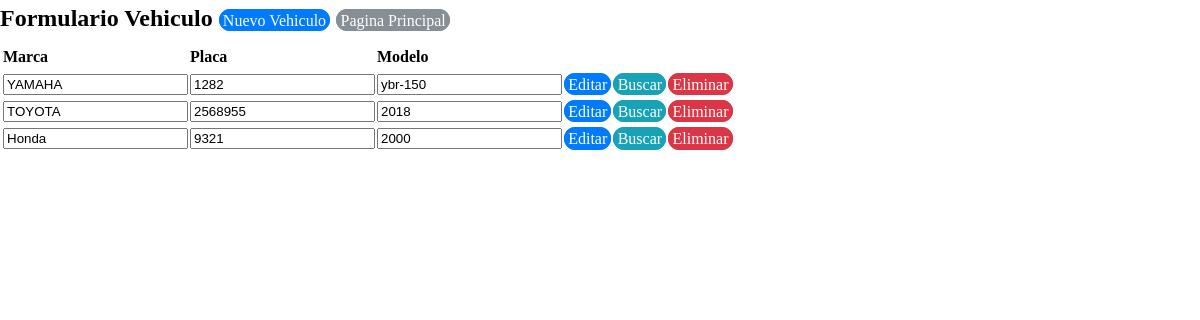
/view/registrovehiculo/RegistroVehiculo.php, run on an earlier commit of the app's database.
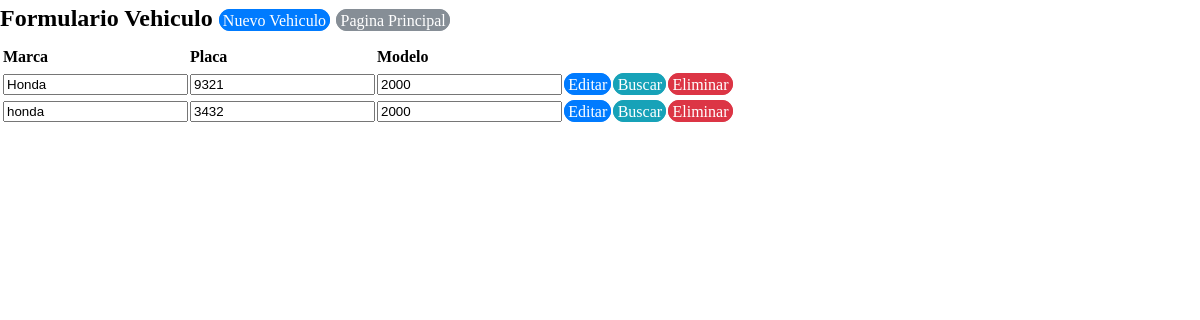
And on a later commit of the database.
### tables this page shows
CREATE TABLE `tbvehiculos` (
  `vehiculoid` int(11) NOT NULL,
  `vehiculomarca` varchar(50) NOT NULL,
  `vehiculoplaca` varchar(50) NOT NULL,
  `vehiculomodelo` varchar(50) NOT NULL,
  `vehiculoestado` varchar(50) NOT NULL
);

### business/vehiculobusiness/vehiculoBusiness.php (called while the page is built, shortened)
<?php
class vehiculoBusiness {
    private $DataVehiculo;
    public function vehiculoBusiness() {
        require_once '../../data/datavehiculo/DataVehiculo.php';
        $this->DataVehiculo = new DataVehiculo();
    }
    public function mostrarVehiculo() {
        return $this->DataVehiculo->mostrarVehiculo();
    }
}
?>

### data/datavehiculo/DataVehiculo.php (called while the page is built, shortened)
<?php
class DataVehiculo {
    private $conexion;
    function DataVehiculo() {
        include_once '../../data/dbconexion/Conexion.php';
        $this->conexion = new Conexion();
    }
    function mostrarVehiculo() {
        if ($this->conexion->crearConexion()->set_charset('utf8')) {
            $array = array();
            $mostrarproductos = $this->conexion->crearConexion()->query("SELECT `vehiculoid`, `vehiculomodelo`, `vehiculoplaca`, `vehiculomarca` FROM `tbvehiculos` WHERE vehiculoestado=1;");
            $this->conexion->cerrarConexion();
            while ($resultado = $mostrarproductos->fetch_assoc()) {
                array_push($array, $resultado);
            }
            return $array;
        }
    }
}
?>

### data/dbconexion/Conexion.php (called while the page is built, shortened)
<?php
class Conexion {
    private $server;
    private $user;
    private $password;
    private $dbname;
    function Conexion(){
        $this->server = "localhost";
        $this->user = "root";
        $this->password = "";
        $this->dbname = "bdexpressdjb";
    }
    function crearConexion(){
        $this->conexion  = mysqli_connect($this->server,$this->user,$this->password,$this->dbname);
        return $this->conexion;
    }
}

### view/registrovehiculo/RegistroVehiculo.php (the view, shortened to what this page needs)
<!DOCTYPE html>
<head>
    <link rel="stylesheet" href="../../css/estilo.css">
    <?php
    include '../../business/vehiculobusiness/vehiculoBusiness.php';
    ?>
</head>
<body>
    <?php
    $vehiculoBusiness = new vehiculoBusiness();
    $allBusiness = $vehiculoBusiness->mostrarVehiculo();
    ?>
    <h2>
        Formulario Vehiculo
        <a href="?action=registrar" class="btn btn-primary" >Nuevo Vehiculo</a>
        <a href="../ventanaprincipalview/VentanaPrincipalView.php" class="btn btn-secondary">Pagina Principal</a>
    </h2>
    <form  action="RegistroVehiculo.php" method="Post" >
        <table>
            <thead>
                <tr>
                    <th></th>
                    <th>Marca</th>
                    <th>Placa</th>
                    <th>Modelo</th>
                </tr>
            </thead>
            <?php foreach ($allBusiness as $current): ?>
                <tr>
                    <td><input type="hidden" name="vehiculoid"  class="vehiculoid" value="<?php echo $current['vehiculoid']; ?>" readonly  /> </td>
                    <td><input type="text" name="vehiculomarca"  class="vehiculomarca" value="<?php echo $current['vehiculomarca']; ?>" readonly /> </td>
                    <td><input type="text" name="vehiculoplaca"  class="vehiculoplaca" value="<?php echo $current['vehiculoplaca']; ?>" readonly /> </td>
                    <td><input type="text" name="vehiculomodelo"  class="vehiculomodelo" value="<?php echo $current['vehiculomodelo']; ?>" readonly /> </td>
                    <td><a href="?action=editar&id=<?php echo $current['vehiculoid']; ?> " class="btn btn-primary">Editar</a></td>
                    <td><a href="?action=ver&id=<?php echo $current['vehiculoid']; ?> " class="btn btn-info">Buscar</a></td>
                    <td><a href="?action=eliminar&id=<?php echo $current['vehiculoid']; ?> " class="btn btn-danger">Eliminar</a></td>
                </tr>
            <?php endforeach ?>
        </table>
    </form>
</body>
</html>

### css/estilo.css (style rules this page uses)
body { margin: 0; font-family: verdana; font-size: 1rem; font-weight: normal; line-height: 1.5; color: black; background-color: window; }
h1, h2, h3, h4, h5, h6 { margin-top: 0; margin-bottom: .5rem; }
a { color: blue; text-decoration: none; background-color: transparent; -webkit-text-decoration-skip: objects; }
table { border-collapse: collapse; }
th { text-align: left; }
.btn { font-weight: normal; text-align: center; white-space: nowrap; vertical-align: middle; border: 1px solid transparent; padding: 0.1rem 0.2rem; font-size: 1rem; line-height: 1.5; border-radius: 0.70rem; transition: all 0.15s ease-in-out; }
.btn-primary { color: #fff; background-color: #007bff; border-color: #007bff; }
.btn-secondary { color: #fff; background-color: #868e96; border-color: #868e96; }
.btn-info { color: #fff; background-color: #17a2b8; border-color: #17a2b8; }
.btn-danger { color: #fff; background-color: #dc3545; border-color: #dc3545; }

What changed in the data, as far as the page shows it:
no longer on this page (row edited): tbvehiculos: vehiculomarca "YAMAHA", vehiculoplaca "1282", vehiculomodelo "ybr-150"
no longer on this page (row edited): tbvehiculos: vehiculomarca "TOYOTA", vehiculoplaca "2568955", vehiculomodelo "2018"
added tbvehiculos: vehiculomarca "honda", vehiculoplaca "3432", vehiculomodelo "2000"
